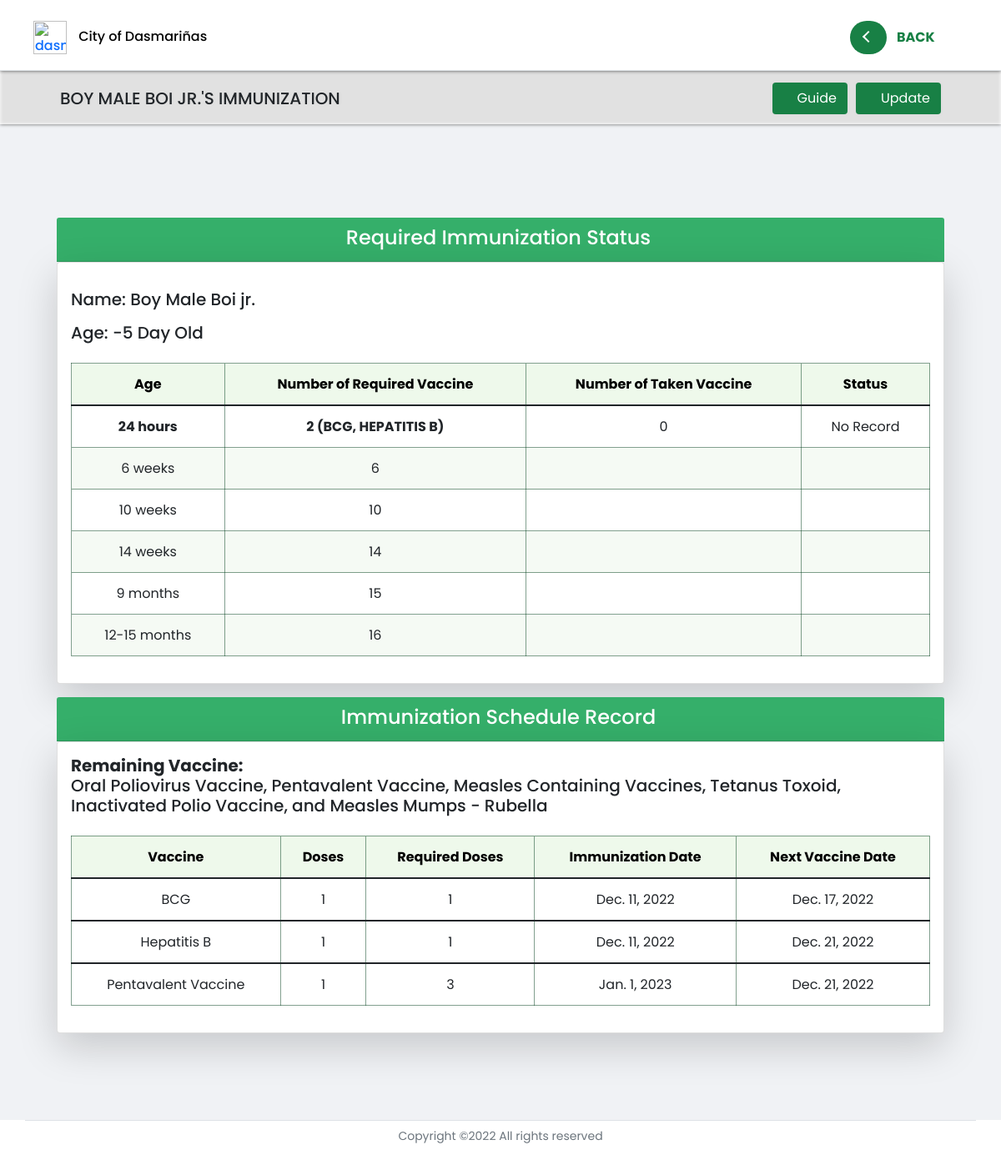
The page /preschooler_profile/immunization/9/ (signed in) on the database as committed earlier.
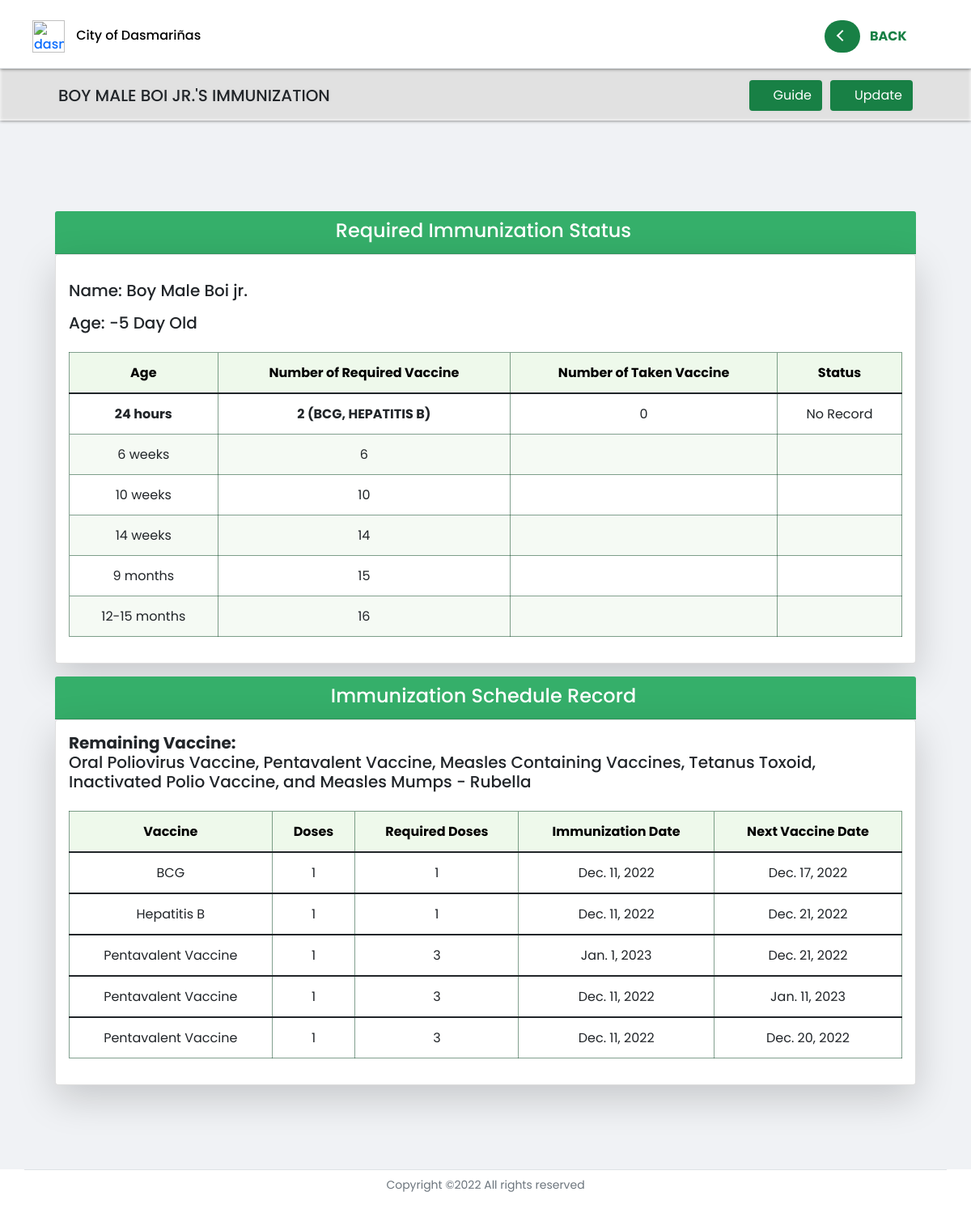
The same page on the database as committed later.
### profilingApp/models.py (models this page shows, shortened)
class Vaccine(Model):
    VACCINES = [('BCG', 'BCG'),
                ('Hepatitis B', 'Hepatitis B'),
                ('Oral Poliovirus Vaccine', 'Oral Poliovirus Vaccine'),
                ('Pentavalent Vaccine', 'Pentavalent Vaccine'),
                ('Measles Containing Vaccines', 'Measles Containing Vaccines'),
                ('Tetanus Toxoid', 'Tetanus Toxoid'),
                ('Inactivated Polio Vaccine', 'Inactivated Polio Vaccine'),
                ('Measles Mumps - Rubella', 'Measles Mumps - Rubella'),]
    vax_preschooler = models.ForeignKey(Preschooler, on_delete=CASCADE)
    vax_name = models.CharField(max_length=500, choices=VACCINES)
    vax_dose = models.IntegerField()
    vax_date = models.DateField(null=True, blank=True)
    vax_remarks = models.DateField(null=True, blank=True)

### profilingApp/views.py (the view, shortened to what this page needs)
# urls.py: path('preschooler_profile/immunization/<str:pk>/', views.immunization_schedule, name='immunization_schedule'),
def immunization_schedule(request, pk):
    loggedin = request.user.user_type
    preschooler = Preschooler.objects.get(id=pk)
    vaccines = Vaccine.objects.filter(vax_preschooler=preschooler)
    vax_list = list(vaccines.values_list('vax_name', flat=True))
    dose_list = vaccines.values_list('vax_dose', flat=True)
    vax_bcg = vaccines.filter(vax_name='BCG').count()
    if len(vaccines) == 0:
        next_vax_date = 'None'
    elif len(vaccines) == 8:
        next_vax_date = 'Complete'
    else:
        next_vax_date = vaccines.order_by('-id')[0].vax_remarks
    context = {'vaccines' : vaccines,
               'vax_list' : vax_list,
               'dose_list' : dose_list,
               'preschooler':preschooler,
               'loggedin': loggedin,
               'next_vax' : next_vax_date,}
    return render(request, 'activities/BHW Immunization Status.html', context)

### profilingApp/models.py (called while the page is built)
    def age_months(self):
        today = date.today()
        try:
            date_diff = today - self.birthday
            in_days = date_diff.days
            return int((in_days) / (365 / 12))
        except:
             return 'Undefined'

    def age_weeks(self):
        today = date.today()
        try:
            date_diff = today - self.birthday
            in_days = date_diff.days
            return int((in_days) / (365 / 52))
        except:
             return 'Undefined'

    def age_days(self):
        today = date.today()
        try:
            date_diff = today - self.birthday
            in_days = date_diff.days
            return in_days
        except:
             return 'Undefined'

    def age_hours(self):
        today = date.today()
        try:
            date_diff = today - self.birthday
            in_days = date_diff.days
            return int(in_days * 24)
        except:
             return 'Undefined'

### profilingApp/templates/activities/BHW Immunization Status.html (shortened to what the changed rows need)
{% extends 'activities/BHW Home.html' %}
{% load static %}
{% block dashboard %}
</head>
<body>
<div id="grid" class="container-fluid" style="padding:3%; margin: top 65px;">
    <div class="row">
        <div class="col p-2 mt-2">
            <div class="card shadow-lg p-3 bg-white rounded" >
                <div class="table-responsive">
                    <table class="table table-hover table-cell-border" id="table_validation">
                        <thead>
                            <tr>
                                <th scope="col" class="text-center">Age</th>
                                <th scope="col" class="text-center">Number of Required Vaccine</th>
                                <th scope="col" class="text-center">Number of Taken Vaccine</th>
                                <th scope="col" class="text-center">Status</th>
                            </tr>
                        </thead>
                    </table>
                </div>
            </div>
        </div>
    </div>
    <div class="text-dark">
        <div class="row">
            <div class="col p-2">
                <div class="card shadow-lg p-3 bg-white rounded" >
                    <div class="table-responsive">
                        <table class="table table-hover table-cell-border" id="table_validation">
                            <br>
                            <thead>
                                <tr>
                                    <th scope="col" class="text-center">Vaccine</th>
                                    <th scope="col" class="text-center">Doses</th>
                                    <th scope="col" class="text-center">Required Doses</th>
                                    <th scope="col" class="text-center">Immunization Date</th>
                                    <th scope="col" class="text-center">Next Vaccine Date</th>
                                </tr>
                            </thead>
                            {% for vaccine in vaccines %}
                            <tbody>
                                <tr>
                                    {% if vaccine.vax_name == 'Oral Poliovirus Vaccine' or vaccine.vax_name == 'Pentavalent Vaccine' or vaccine.vax_name == 'Measles Containing Vaccines' %}
                                        <td class="text-center">{{ vaccine.vax_name }}</td>
                                        <td class="text-center">{{ vaccine.vax_dose }}</td>
                                        <td class="text-center">3</td>
                                        <td class="text-center">{{ vaccine.vax_date }}</td>
                                        <td class="text-center">{{ vaccine.vax_remarks }}</td>
                                    {% elif vaccine.vax_name == 'Inactivated Polio Vaccine' or vaccine.vax_name == 'Measles Mumps - Rubella' %}
                                        <td class="text-center">{{ vaccine.vax_name }}</td>
                                        <td class="text-center">{{ vaccine.vax_dose }}</td>
                                        <td class="text-center">2</td>
                                        <td class="text-center">{{ vaccine.vax_date }}</td>
                                        <td class="text-center">{{ vaccine.vax_remarks }}</td>
                                    {% else %}
                                        <td class="text-center">{{ vaccine.vax_name }}</td>
                                        <td class="text-center">{{ vaccine.vax_dose }}</td>
                                        <td class="text-center">1</td>
                                        <td class="text-center">{{ vaccine.vax_date }}</td>
                                        <td class="text-center">{{ vaccine.vax_remarks }}</td>
                                    {% endif %}
                                </tr>
                            </tbody>
                            {% endfor %}
                        </table>
                    </div>
                </div>
            </div>
        </div>
    </div>
</div>
{% endblock %}

Rows that differ between the two databases and show on the page:
added Vaccine: vax_name "Pentavalent Vaccine", vax_dose "1", vax_date "Dec. 11, 2022", vax_remarks "Jan. 11, 2023"
added Vaccine: vax_name "Pentavalent Vaccine", vax_dose "1", vax_date "Dec. 11, 2022", vax_remarks "Dec. 20, 2022"
